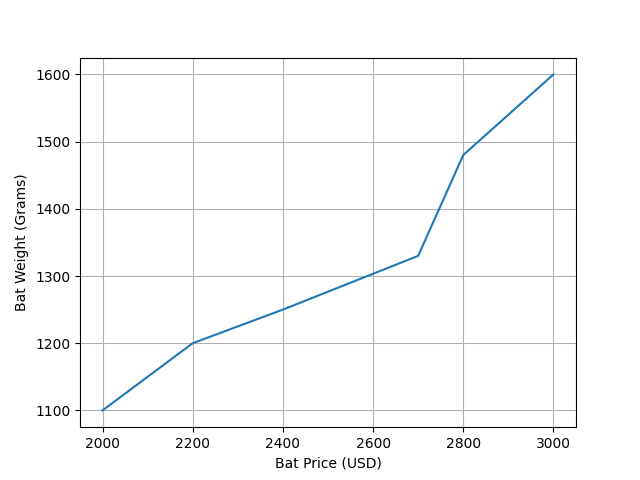

Python code for this plot:
import matplotlib.pyplot as plt
import pandas as pd

data = {
    'cricket_bat': ['SG', 'BDM', 'SS', 'GM', 'Kookaburra', 'Spartan'],
    'mrp': [2000, 2200, 2400, 2700, 2800, 3000],
    'weight_grams': [1100, 1200, 1250, 1330, 1480, 1600]
}

df = pd.DataFrame(data)

plt.plot(df['mrp'], df['weight_grams'])
plt.xlabel('Bat Price (USD)')
plt.ylabel('Bat Weight (Grams)')
plt.grid()
plt.show()
